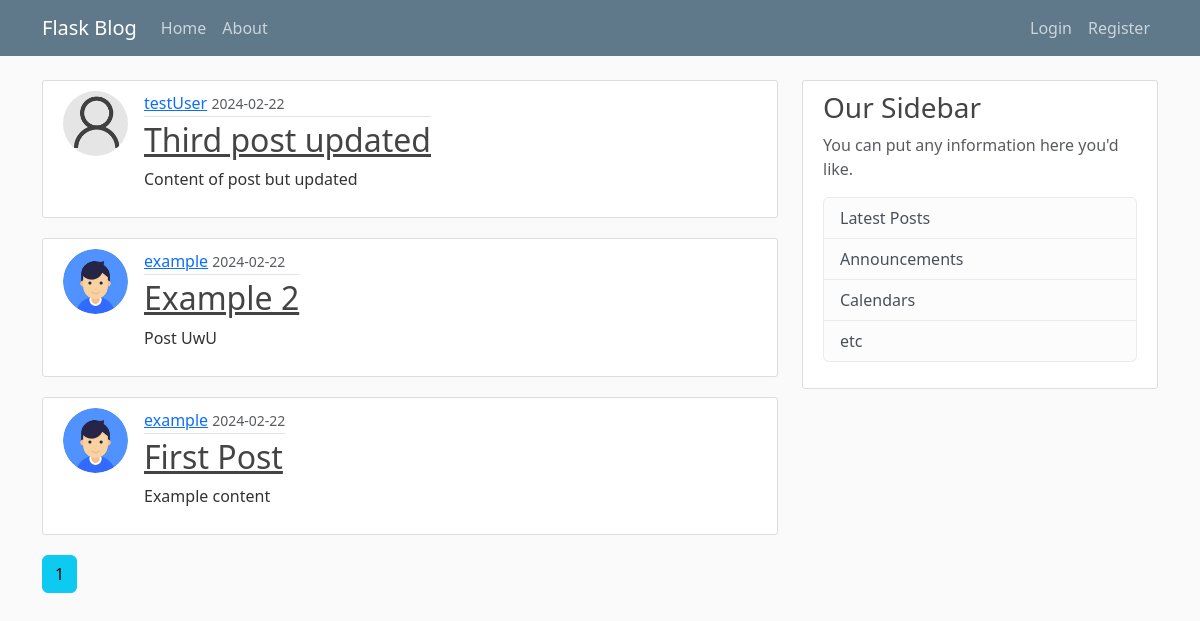
The app's page /home, older data.
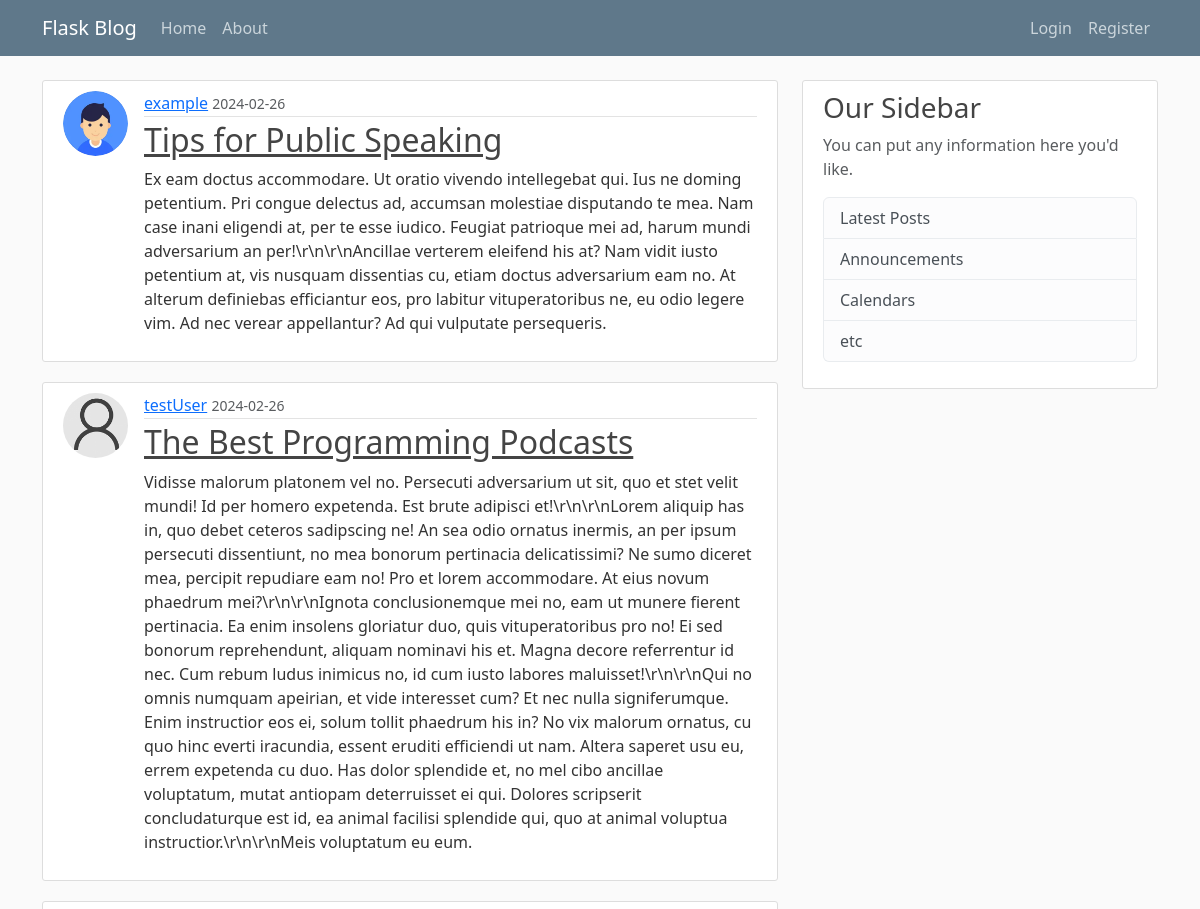
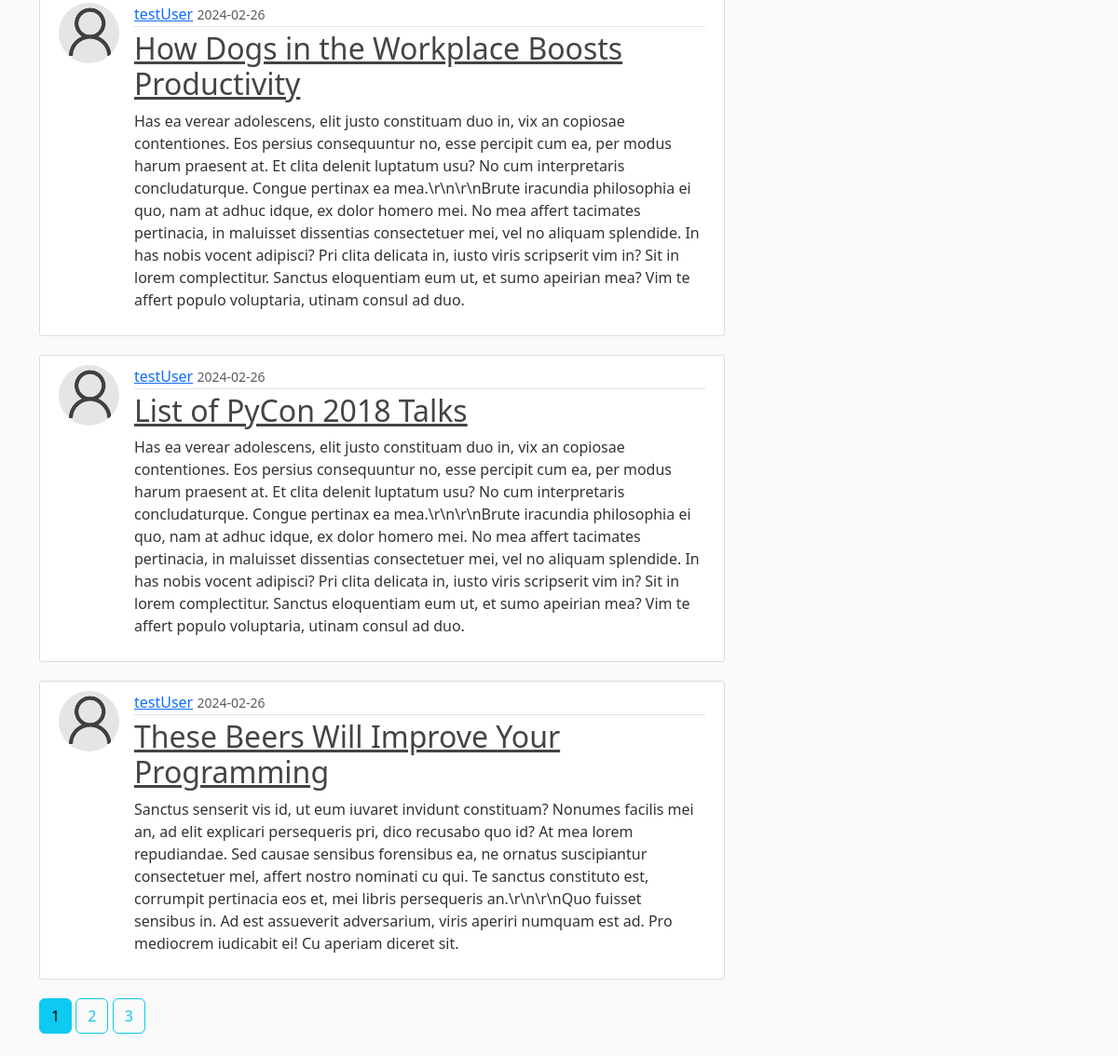
The same page, newer data (2 pictures, top to bottom).
### flaskblog/models.py (models this page shows, shortened)
class Post(db.Model):
    id = db.Column(db.Integer, primary_key=True)
    title = db.Column(db.String(100), nullable=False)
    date_posted = db.Column(db.DateTime, nullable=False, default=datetime.utcnow)
    content = db.Column(db.Text, nullable=False)
    user_id = db.Column(db.Integer, db.ForeignKey('user.id'), nullable=False)

class User(db.Model, UserMixin):
    id = db.Column(db.Integer, primary_key=True)
    username = db.Column(db.String(20), unique=True, nullable=False)
    email = db.Column(db.String(120), unique=True, nullable=False)
    image_file = db.Column(db.String(20), nullable=False, default='default.jpg')
    password = db.Column(db.String(60), nullable=False)
    posts = db.relationship('Post', backref='author', lazy=True)

### flaskblog/routes.py (the view)
@app.route("/")
@app.route("/home")
def home():
    page = request.args.get('page', 1, type= int)
    posts = Post.query.order_by(Post.date_posted.desc()).paginate(page= page, per_page= 5)
    return render_template('home.html', posts= posts)

### flaskblog/templates/home.html
{% extends 'layout.html' %}
{% block content %}
    {% for post in posts.items %}
        <article class="media content-section" style= "display: flex;">
            <img class= "rounded-circle article-img" src= "{{ url_for('static', filename= 'profile_pics/' + post.author.image_file) }}">
            <div class="media-body">
            <div class="article-metadata">
                <a class="mr-2" href="{{ url_for('user_posts', username= post.author.username) }}">{{ post.author.username }}</a>
                <small class="text-muted">{{ post.date_posted.strftime('%Y-%m-%d') }}</small>
            </div>
            <h2><a class="article-title" href="{{ url_for('post', post_id= post.id) }}">{{ post.title }}</a></h2>
            <p class="article-content">{{ post.content }}</p>
            </div>
        </article>
    {% endfor %}
    {% for page_num in posts.iter_pages( left_edge= 1, right_edge= 1, left_current= 1, right_current= 1 ) %}
        {% if page_num %}
            {% if posts.page == page_num %}
                <a class= "btn btn-info mb-4" href= "{{ url_for('home', page= page_num) }}"> {{ page_num }} </a>
            {% else %}
                <a class= "btn btn-outline-info mb-4" href= "{{ url_for('home', page= page_num) }}"> {{ page_num }} </a>
            {% endif %}
        {% else %}
            ...
        {% endif %}
    {% endfor %}
{% endblock content %}

Row changes from the older to the newer data that the page shows:
no longer on this page (row unchanged): Post: image_file (placeholder picture), author.username "testUser", date_posted "2024-02-22", title "Third post updated", content "Content of post but updated"
removed Post: image_file (picture), author.username "example", date_posted "2024-02-22", title "Example 2", content "Post UwU"
no longer on this page (row unchanged): Post: image_file (picture), author.username "example", date_posted "2024-02-22", title "First Post", content "Example content"
added Post: image_file (picture), author.username "example", date_posted "2024-02-26", title "Tips for Public Speaking", content "Ex eam doctus accommodare. Ut oratio vivendo intellegebat qui. Ius ne doming petentium. Pri congue delectus ad, accumsan molestiae disputando te mea. Nam case inani eligendi at, per te esse iudico. Feugiat patrioque mei ad, harum mundi adversarium an per!\\r\\n\\r\\nAncillae verterem eleifend his at? Nam vidit iusto petentium at, vis nusquam dissentias cu, etiam doctus adversarium eam no. At alterum definiebas efficiantur eos, pro labitur vituperatoribus ne, eu odio legere vim. Ad nec verear appellantur? Ad qui vulputate persequeris."
added Post: image_file (placeholder picture), author.username "testUser", date_posted "2024-02-26", title "The Best Programming Podcasts", content "Vidisse malorum platonem vel no. Persecuti adversarium ut sit, quo et stet velit mundi! Id per homero expetenda. Est brute adipisci et!\\r\\n\\r\\nLorem aliquip has in, quo debet ceteros sadipscing ne! An sea odio ornatus inermis, an per ipsum persecuti dissentiunt, no mea bonorum pertinacia delicatissimi? Ne sumo diceret mea, percipit repudiare eam no! Pro et lorem accommodare. At eius novum phaedrum mei?\\r\\n\\r\\nIgnota conclusionemque mei no, eam ut munere fierent pertinacia. Ea enim insolens gloriatur duo, quis vituperatoribus pro no! Ei sed bonorum reprehendunt, aliquam nominavi his et. Magna decore referrentur id nec. Cum rebum ludus inimicus no, id cum iusto labores maluisset!\\r\\n\\r\\nQui…"
added Post: image_file (placeholder picture), author.username "testUser", date_posted "2024-02-26", title "How Dogs in the Workplace Boosts Productivity", content "Has ea verear adolescens, elit justo constituam duo in, vix an copiosae contentiones. Eos persius consequuntur no, esse percipit cum ea, per modus harum praesent at. Et clita delenit luptatum usu? No cum interpretaris concludaturque. Congue pertinax ea mea.\\r\\n\\r\\nBrute iracundia philosophia ei quo, nam at adhuc idque, ex dolor homero mei. No mea affert tacimates pertinacia, in maluisset dissentias consectetuer mei, vel no aliquam splendide. In has nobis vocent adipisci? Pri clita delicata in, iusto viris scripserit vim in? Sit in lorem complectitur. Sanctus eloquentiam eum ut, et sumo apeirian mea? Vim te affert populo voluptaria, utinam consul ad duo."
added Post: image_file (placeholder picture), author.username "testUser", date_posted "2024-02-26", title "List of PyCon 2018 Talks", content "Has ea verear adolescens, elit justo constituam duo in, vix an copiosae contentiones. Eos persius consequuntur no, esse percipit cum ea, per modus harum praesent at. Et clita delenit luptatum usu? No cum interpretaris concludaturque. Congue pertinax ea mea.\\r\\n\\r\\nBrute iracundia philosophia ei quo, nam at adhuc idque, ex dolor homero mei. No mea affert tacimates pertinacia, in maluisset dissentias consectetuer mei, vel no aliquam splendide. In has nobis vocent adipisci? Pri clita delicata in, iusto viris scripserit vim in? Sit in lorem complectitur. Sanctus eloquentiam eum ut, et sumo apeirian mea? Vim te affert populo voluptaria, utinam consul ad duo."
added Post: image_file (placeholder picture), author.username "testUser", date_posted "2024-02-26", title "These Beers Will Improve Your Programming", content "Sanctus senserit vis id, ut eum iuvaret invidunt constituam? Nonumes facilis mei an, ad elit explicari persequeris pri, dico recusabo quo id? At mea lorem repudiandae. Sed causae sensibus forensibus ea, ne ornatus suscipiantur consectetuer mel, affert nostro nominati cu qui. Te sanctus constituto est, corrumpit pertinacia eos et, mei libris persequeris an.\\r\\n\\r\\nQuo fuisset sensibus in. Ad est assueverit adversarium, viris aperiri numquam est ad. Pro mediocrem iudicabit ei! Cu aperiam diceret sit."
Text that changed along with them:
new list line: "2"
new list line: "3"
